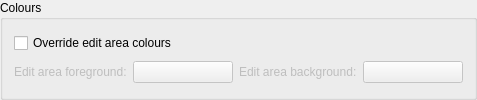
    <widget class="QGroupBox" name="groupBox_12">
     <property name="title">
      <string>Colours</string>
     </property>
     <layout class="QGridLayout" name="gridLayout_6">
      <item row="0" column="0" colspan="4">
       <widget class="QCheckBox" name="editAreaOverrideCheckBox">
        <property name="toolTip">
         <string>Select to set the colour of the edit area different to the default style</string>
        </property>
        <property name="text">
         <string>Override edit area colours</string>
        </property>
       </widget>
      </item>
      <item row="1" column="0">
       <widget class="QLabel" name="TextLabel2_2_2_2_2_12">
        <property name="enabled">
         <bool>false</bool>
        </property>
        <property name="text">
         <string>Edit area foreground:</string>
        </property>
       </widget>
      </item>
      <item row="1" column="1">
       <widget class="QPushButton" name="editAreaForegroundButton">
        <property name="enabled">
         <bool>false</bool>
        </property>
        <property name="minimumSize">
         <size>
          <width>100</width>
          <height>0</height>
         </size>
        </property>
        <property name="toolTip">
         <string>Select the foreground colour for the edit area.</string>
        </property>
        <property name="text">
         <string/>
        </property>
       </widget>
      </item>
      <item row="1" column="2">
       <widget class="QLabel" name="TextLabel2_2_2_2_2_11">
        <property name="enabled">
         <bool>false</bool>
        </property>
        <property name="text">
         <string>Edit area background:</string>
        </property>
       </widget>
      </item>
      <item row="1" column="3">
       <widget class="QPushButton" name="editAreaBackgroundButton">
        <property name="enabled">
         <bool>false</bool>
        </property>
        <property name="minimumSize">
         <size>
          <width>100</width>
          <height>0</height>
         </size>
        </property>
        <property name="toolTip">
         <string>Select the background colour for the edit area.</string>
        </property>
        <property name="text">
         <string/>
        </property>
       </widget>
      </item>
     </layout>
    </widget>
